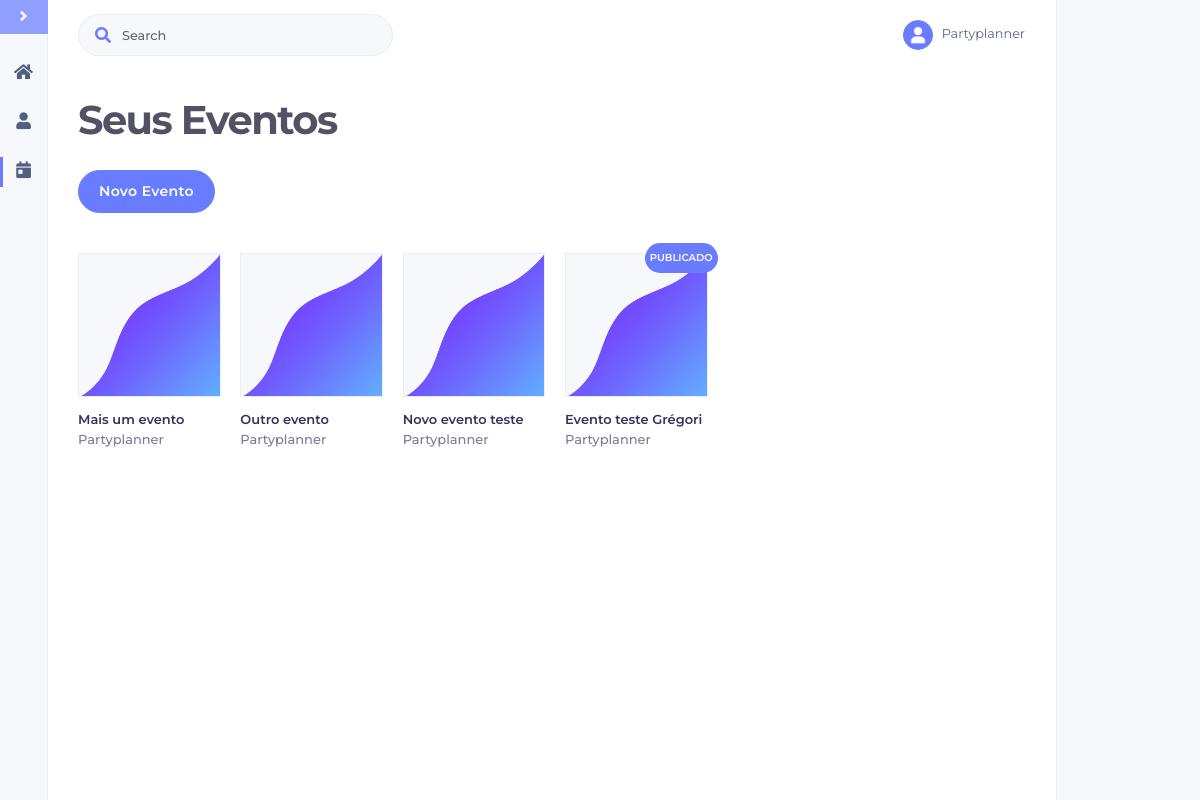
The page /view/lista_evento.php (signed in) on the database as committed earlier.
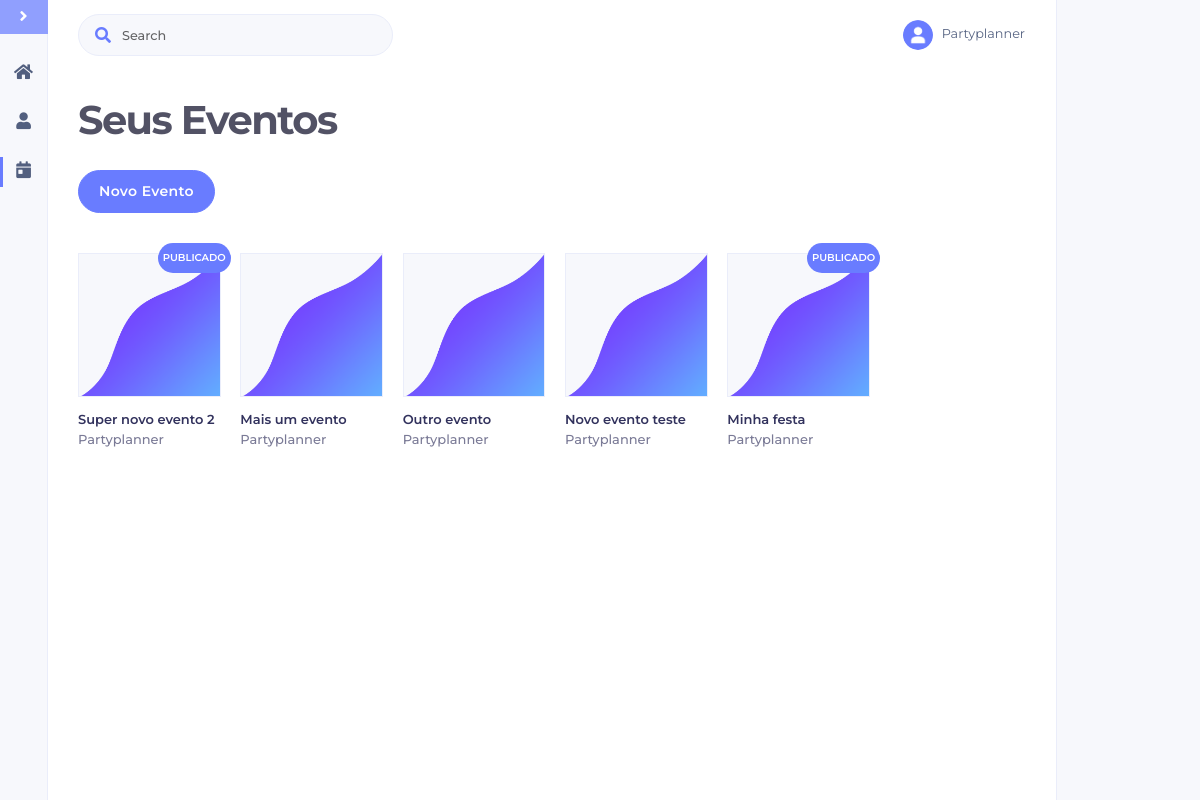
The same page on the database as committed later.
### tables this page shows
CREATE TABLE `eventos` (
  `id` bigint(20) UNSIGNED NOT NULL,
  `idUsuario` bigint(20) NOT NULL,
  `nome` varchar(191) NOT NULL,
  `descricao` varchar(9999) DEFAULT NULL,
  `status` int(11) NOT NULL DEFAULT '0'
);

CREATE TABLE `usuario` (
  `id` bigint(20) NOT NULL,
  `nome` varchar(100) NOT NULL,
  `email` varchar(200) NOT NULL,
  `senha` varchar(20) NOT NULL,
  `tipo` char(1) NOT NULL,
  `cnpj` char(14) DEFAULT NULL,
  `telefone` bigint(20) DEFAULT NULL,
  `idCategoria` int(11) DEFAULT NULL
);

### autoload.php (called while the page is built, shortened)
<?php
function autoload($classe)
{
    $classe = lcfirst($classe);
    $classe2 = lcfirst(substr($classe, 0,8));
    $classe3 = lcfirst(substr($classe, 8));
    $classe4 = lcfirst(substr($classe, 0,6));
    $classe5 = lcfirst(substr($classe, 6));
    $classe6 = lcfirst(substr($classe, 8,6));
    $classe7 = lcfirst(substr($classe, 14));
}

### modelo/database.class.php (called while the page is built, shortened)
<?php
include_once '../autoload.php';
class Database{
    protected static $conn;
    private function __construct()
    {
        try
        {
            self::$conn = new PDO("mysql:host=". Config::HOST_NAME."; dbname=".Config::DATABASE_NAME, Config::DATABASE_USER_NAME, Config::DATABASE_PASSWORD);
            self::$conn->setAttribute(PDO::ATTR_ERRMODE, PDO::ERRMODE_EXCEPTION);
            self::$conn->exec('SET NAMES utf8');
        }
        catch (PDOException $e)
        {
            $email = new Email();
            die("Connection Error: " . $e->getMessage());
        }
    }
    public static function conectar()
    {
        return self::$conn;
    }
    public static function desconectar()
    {
        if (self::$conn)
        {
            self::$conn = null;
        }
    }
}

### controle/controle.evento.class.php (called while the page is built, shortened)
<?php
class ControleEvento extends ControleBase {
    private $evento;
    public function __construct() {
        $this->evento = new Evento();
    }
    public function controleAcao($acao,$param=null,$param2=null){
        switch ($acao) {
            default:
                return parent::controleAcao($acao,$param,$param2);
                break;
        }
    }
    protected function listarTodos($param=null, $param2){
        return $this->evento->listarTodos($param, $param2);
    }
}

### modelo/evento.class.php (called while the page is built, shortened)
<?php
class Evento implements IBaseModelo{
    private $id;
    private $nome;
    private $status;
    private $idUsuario;
    private $conn;
    public function getId() {
        return $this->id;
    }
    public function getNome() {
        return $this->nome;
    }
    public function getStatus() {
        return $this->status;
    }
    public function getIdUsuario() {
        return $this->idUsuario;
    }
    public function __construct() {
        $this->conn = Database::conectar();
    }
    public function listarTodos($nome=null, $idUsuario){
        try{
            if(!is_null($nome)){
                $query="SELECT id,nome,descricao,status,idUsuario FROM eventos WHERE idUsuario = :idUsuario AND nome LIKE :nome";
            }else{
                $query="SELECT id,nome,descricao,status,idUsuario FROM eventos WHERE idUsuario = :idUsuario";
            }
            $this->stmt= $this->conn->prepare($query);
            if(!is_null($nome))$this->stmt->bindValue(':nome', '%'.$nome.'%', PDO::PARAM_STR);
            if(!is_null($idUsuario))$this->stmt->bindValue(':idUsuario', $idUsuario, PDO::PARAM_STR);
            if($this->stmt->execute()){
                $eventos = $this->stmt->fetchAll(PDO::FETCH_CLASS,"Evento");
            }
            return $eventos;
        } catch(PDOException $e) {
            echo "<div class='alert alert-danger'>".$e->getMessage()."</div>";
            return null;
        }
    }
}

### controle/controle.base.class.php (called while the page is built, shortened)
<?php
abstract class ControleBase {
    public function controleAcao($acao,$param=null, $param2=null) {
        switch ($acao) {
             case "listarTodos":
                return $this->listarTodos($param, $param2);
                break;
            case "listarUnico":
                return $this->listarUnico($param);
                break;
        }
    }
}
?>

### controle/controle.organizador.class.php (called while the page is built, shortened)
<?php
class ControleOrganizador extends ControleBase {
    private $organizador;
    public function __construct() {
        $this->organizador = new Organizador();
    }
    public function controleAcao($acao,$param=null,$param2=null){
        switch ($acao) {
            default:
                return parent::controleAcao($acao,$param,$param2);
                break;
        }
    }
    protected function listarUnico($param){
        return $this->organizador->listarUnico($param);
    }
}

### modelo/organizador.class.php (called while the page is built, shortened)
<?php
class Organizador implements IBaseModelo{
    private $nome;
    private $conn;
    public function getNome() {
        return $this->nome;
    }
    public function __construct() {
        $this->conn = Database::conectar();
    }
    public function listarUnico($id){
        try{
            $query="SELECT id,nome,email,senha FROM usuario WHERE id=:id";
            $this->stmt= $this->conn->prepare($query);
            $this->stmt->bindValue(':id', $id, PDO::PARAM_INT);
            if($this->stmt->execute()){
                $organizador = $this->stmt->fetchAll(PDO::FETCH_CLASS,"Organizador");
            }
            return $organizador[0];
        } catch(PDOException $e) {
            echo "<div class='alert alert-danger'>".$e->getMessage()."</div>";
            return null;
        }
    }
}

### view/lista_evento.php (the view, shortened to what this page needs)
<?php
	include_once '../autoload.php';
	$eventoControle = new ControleEvento();
	$eventos = array();
	if(isset($_GET['procure'])){
		$eventos = $eventoControle->controleAcao("listarTodos", $_GET['procure'], $_SESSION['id']);
	}else{
		$eventos = $eventoControle->controleAcao("listarTodos", '', $_SESSION['id']);
	}
	$usuarioControle = new ControleOrganizador();
?>
<!DOCTYPE html>
<html>
<?php
include_once('include/head.php');
?>
<body>
    <div class="wrapper">
    	<?php
    	$paginaHome = '';
    	$paginaLista = "class='active'";
    	include_once('include/sidebar.php');
    	?>
    	<div id="page">
    		<?php include_once('include/navbar.php'); ?>
			<div class="filtros no-margin">Seus Eventos</div>
			<div class="filtros-right simple-margin-right">
				 <button type="button" class="btn btn-primary btn-add" data-toggle="modal" data-target="#modal-form">
					<span class="btn-inner--text">Novo Evento</span>
				</button>
			</div>
			<div id="eventos">
			<?php
				if(!empty($eventos)){
                    foreach (array_reverse($eventos) as $ev) {
                    	$publicado = '';
                    	if ($ev->getStatus() == 1) {
                    		$publicado = "<div class='publicadoEvento'>PUBLICADO</div>";
                    	}
                    	$usuarioUnico = $usuarioControle->controleAcao('listarUnico', $ev->getIdUsuario());
                        echo "<div class='content photo'>
				<div class='card' data-id=".$ev->getId().">
				  <img class='card-img-top' src='img/brand/background4.png' alt='Card image cap'>
				  <div class='card-body'>
				    <h5 class='card-title'>".$ev->getNome()."</h5>
				    <h5 class='card-title' style='font-weight: 500; color: rgba(50, 50, 93, 0.65);'>".$usuarioUnico->getNome()."</h5>
				  </div>
				  ".$publicado."
				  <div class='excluirEvento' data-toggle='modal' data-target='#modal-notification'><i class='fas fa-times'></i></div>
				</div>
			</div>";
                    }
                }
            ?>
	  		</div>
		</div>
		<div id="action-bar">
		</div>
    </div>
</body>
</html>

### view/include/head.php (shortened to what this page needs)
<head>
    <link rel="stylesheet" href="https://stackpath.bootstrapcdn.com/bootstrap/4.1.0/css/bootstrap.min.css">
    <link rel="stylesheet" href="https://use.fontawesome.com/releases/v5.8.1/css/all.css">
    <link rel="stylesheet" href="css/main.css">
    <link href="vendor/nucleo/css/nucleo.css" rel="stylesheet">
    <link href="vendor/@fortawesome/fontawesome-free/css/all.min.css" rel="stylesheet">
    <link type="text/css" href="css/argon.css?v=1.0.0" rel="stylesheet">
</head>

### view/include/sidebar.php (shortened to what this page needs)
<nav id="sidebar" class="minimized">
				<button id="expandeMenu" class="btn-diferente">
                    	<i class="fas fa-angle-right"></i>
				</button>
            <ul class="list-unstyled components">
                <a <?php echo $paginaHome; ?> href="home.php">
	                <li>
	                    <i class="fas fa-home"></i><span>Início</span>
	                </li>
                </a>
                <a href="">
					<li>
                    	<i class="fas fa-user"></i><span>Perfil</span>
                	</li>
                </a>
				<a <?php echo $paginaLista; ?> href="lista_evento.php">
					<div class="paginaAtiva"></div>
					<li>
                    	<i class="fas fa-calendar-day"></i><span>Eventos</span>
                	</li>
                </a>
                <?php
                	if (isset($eventos)) {
                		foreach ($eventos as $evs) {
                			echo "<a href='lista_evento.php' class='sidebar-evento'>
					<div class='paginaAtiva'></div>
					<li style='padding: 5px 30px'>
                    	<div>".$evs->getNome()."</div>
                	</li>
                </a>";
                		}
                	}
                ?>
            </ul>
        </nav>

### view/include/navbar.php (shortened to what this page needs)
<div class="navigation">
	<nav class="navbar navbar-horizontal navbar-expand-lg">
		<div class="container container-menu">
			<div class="collapse navbar-collapse" id="navbar-default">
				<form class="navbar-search navbar-search-light form-inline mr-3 d-none d-md-flex ml-lg-auto">
				  <div class="form-group mb-0">
					<div class="input-group input-group-alternative">
					  <div class="input-group-prepend">
						<span class="input-group-text"><i class="fas fa-search"></i></span>
					  </div>
					  <input id="geralPesq" class="form-control" placeholder="Search" type="text">
					</div>
				  </div>
				</form>
				<ul class="navbar-nav ml-lg-auto">
					<li class="nav-item dropdown">
						<a class="nav-link nav-link-icon" href="" id="navbar-default_dropdown_1" role="button" data-toggle="dropdown" aria-haspopup="true" aria-expanded="false">
							<div class="header-photo circle" style="display: inline-block;">
								<img src="img/fotosPerfil/noimage5.png"/>
							</div>
							<span><?php echo $_SESSION['usuario']; ?></span>
						</a>
					</li>
				</ul>
			</div>
		</div>
	</nav>
</div>

### view/css/main.css (style rules this page uses)
.wrapper { display: flex; align-items: stretch; width: 100%; margin-left: auto; margin-right: auto; display: flex; align-items: stretch; }
html { height: 100%; }
body { font-family: 'Montserrat' !important; background-color: #fff !important; height: 100%; overflow: hidden; }
a, a:hover, a:focus { color: inherit; text-decoration: none; transition: all 0.1s; }
#sidebar { background: #F7F8FC; color: inherit; width: 4%; min-height: 100vh; border-right: solid 1px #eaedfa; }
.header-photo { width: 40px; height: 40px; margin: auto; padding: 5px; }
.header-photo img { width: 100%; height: 100%;; border-radius: 50px; margin: 0px; }
#sidebar ul.components { padding: 15px 0 0 0; font-size: .8rem; }
#sidebar ul a.active > div { position: absolute; width: 3px; margin-top: 9.5px; height: 30px; background-color: #697cff; }
#sidebar ul li { padding: 15px 30px 15px 30px; font-size: 0.8rem; }
#sidebar ul > a { font-size: 1.1em; display: block; }
#sidebar ul > a i { font-size: 1.05rem; margin-right: 13px; }
#sidebar.minimized { text-align: center; }
#sidebar.minimized .list-unstyled li { text-align: center; padding: 15px 0px; }
#sidebar.minimized .list-unstyled li i { font-size: 1.05rem; margin-right: 0px; }
.navigation { width: 100%; }
.navbar ul { float: right; position: absolute; right: 15px; }
.navbar { width: 100%; padding: 0.5rem 0px !important; margin-left: auto; margin-right: auto; }
@media (min-width: 992px) { .navbar-expand-lg { height: 70px; } }
.container.container-menu { width: auto; padding-right: 0px !important; padding-left: 0px !important; margin-right: 0px !important; margin-left: 0px !important; }
#page { width: 84%; padding: 0px 0px 0px 30px; overflow: auto; max-height: 100vh; text-align: left; }
#page .content { display: inline-block; }
.content { margin-right: 2%; margin-bottom: 30px; float: left; box-sizing: border-box; padding: 10px 30px; line-height: 30px; }
.photo { padding: 0px !important; background-color: transparent !important; width: 14.6%; }
.photo .card { background-color: transparent !important; }
.btn-add { text-align: left !important; }
.btn-diferente { padding: 5px 1px 5px 0px; box-sizing: content-box; width: 100%; border: none; background-color: #697cff; color: #fff; cursor: pointer; outline: none; }
#expandeMenu { left: 15px; bottom: 15px; }
.circle { border-radius: 50%; }
.no-margin { margin: 0px !important; }
.filtros { margin: 0px 0px 20px 0px; font-weight: bold; line-height: 100px; font-family: Montserrat; font-size: 2.5rem; letter-spacing: -0.1rem; color: #525265; }
.filtros-right { margin-bottom: 40px; }
.simple-margin-right { margin-right: 2%; }
.publicadoEvento { position: absolute; padding: 0px 5px; min-width: 30px; height: 30px; text-align: center; line-height: 30px; border-radius: 50px; right: -10px; top: -10px; color: white; font-size: 10px; font-weight: 600; background-color: #697cff; }
.content .card .card-img-top { height: calc(84vw / 6.98); background-color: #F7F8FC; border-radius: 0px; cursor: pointer; border: solid 1px #eaedfa; }
.card-title { white-space: nowrap; overflow: hidden; }
.card-body { padding: 0.8rem 0px !important; font-weight: bold; }
#action-bar { width: 12%; min-height: 100vh; display: inline-block; background-color: #F7F8FC; border-left: solid 1px #eaedfa; }
#geralPesq { font-size: 0.8rem; font-weight: 500; }

Rows that differ between the two databases and show on the page:
added eventos: nome "Super novo evento 2", idUsuario.nome "Partyplanner", status "PUBLICADO"
changed eventos: nome "Evento teste Grégori" → "Minha festa"
